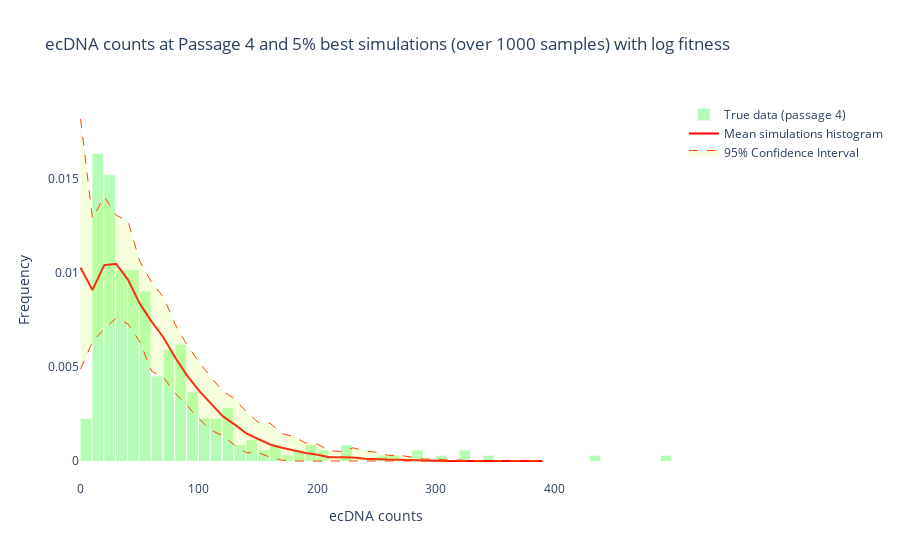

Notebook code for this chart:
### Code cell
plot_histograms_dict_overlay(dictionaries=top_simulations,
                             true_data=true_data, bin_size=10,
                             plot_ref=True, true_label='True data (passage 4)',
                             title=f'ecDNA counts at Passage 4 and {top_percent}% best simulations (over {n_samples} samples) with {fitness} fitness',
                             plot_avg=True, avg_color='red', avg_opacity=0.3,
                             confidence_level=5, CI_linecolor='orangered', CI_fillcolor='rgba(206, 255, 79, 0.2)',
                             plot_all=False,
                             labels=[""]*len(top_s_values), colors=['gold']*len(top_s_values), opacity=[0.3]*len(top_s_values),
                             save=True, filepath='plots/abc_best_simulations_p4.png')

### Figure 1 — Plotly figure (JSON) as saved in the notebook; plotly's stock layout.template omitted (floating-point values rounded to 4 significant figures; data arrays with more than 128 entries replaced by an {"elided": "..."} marker saying what was removed)
{"data": [{"histnorm": "probability density", "marker": {"color": "palegreen", "pattern": {"shape": ""}}, "name": "True data (passage 4)", "opacity": 0.7, "type": "histogram", "x": {"elided": "355 int values"}, "xbins": {"size": 10}}, {"line": {"color": "red", "width": 2}, "name": "Mean simulations histogram", "type": "scatter", "x": [0, 10, 20, 30, 40, 50, 60, 70, 80, 90, 100, 110, 120, 130, 140, 150, 160, 170, 180, 190, 200, 210, 220, 230, 240, 250, 260, 270, 280, 290, 300, 310, 320, 330, 340, 350, 360, 370, 380, 390, 390, 380, 370, 360, 350, 340, 330, 320, 310, 300, 290, 280, 270, 260, 250, 240, 230, 220, 210, 200, 190, 180, 170, 160, 150, 140, 130, 120, 110, 100, 90, 80, 70, 60, 50, 40, 30, 20, 10, 0], "y": [0.01027, 0.009094, 0.01042, 0.01048, 0.009644, 0.008368, 0.007414, 0.006566, 0.005486, 0.004544, 0.00374, 0.003048, 0.002384, 0.00195, 0.001474, 0.00117, 0.00088, 0.000708, 0.000564, 0.000424, 0.00033, 0.000204, 0.000196, 0.000182, 0.000126, 8.4e-05, 7.6e-05, 6.6e-05, 3.8e-05, 2.2e-05, 1.6e-05, 6e-06, 1e-05, 6e-06, 2e-06, 2e-06, 2e-06, 0, 0, 2e-06]}, {"fill": "toself", "fillcolor": "rgba(206, 255, 79, 0.2)", "line": {"color": "orangered", "dash": "dash", "width": 1}, "name": "95% Confidence Interval", "type": "scatter", "x": [0, 10, 20, 30, 40, 50, 60, 70, 80, 90, 100, 110, 120, 130, 140, 150, 160, 170, 180, 190, 200, 210, 220, 230, 240, 250, 260, 270, 280, 290, 300, 310, 320, 330, 340, 350, 360, 370, 380, 390, 390, 380, 370, 360, 350, 340, 330, 320, 310, 300, 290, 280, 270, 260, 250, 240, 230, 220, 210, 200, 190, 180, 170, 160, 150, 140, 130, 120, 110, 100, 90, 80, 70, 60, 50, 40, 30, 20, 10, 0], "y": [0.01818, 0.01291, 0.01405, 0.01306, 0.01276, 0.01062, 0.0095, 0.00872, 0.007255, 0.006165, 0.005255, 0.004455, 0.00373, 0.00331, 0.00262, 0.002055, 0.00201, 0.001455, 0.0013, 0.000955, 0.0009, 0.000555, 0.0005, 0.0007, 0.000555, 0.000455, 0.0003, 0.0003, 0.0002, 0.0001, 0.0001, 5.5e-05, 5.5e-05, 0, 0, 0, 0, 0, 0, 0, 0, 0, 0, 0, 0, 0, 0, 0, 0, 0, 0, 0, 0, 0, 0, 0, 0, 0, 0, 0, 0, 0, 4.5e-05, 0.0002, 0.000445, 0.000435, 0.000845, 0.001345, 0.001645, 0.002245, 0.002945, 0.00359, 0.004445, 0.00477, 0.006345, 0.00729, 0.00759, 0.007025, 0.006345, 0.00489]}], "layout": {"bargap": 0.1, "barmode": "overlay", "plot_bgcolor": "white", "title": {"text": "ecDNA counts at Passage 4 and 5% best simulations (over 1000 samples) with log fitness"}, "xaxis": {"title": {"text": "ecDNA counts"}}, "yaxis": {"title": {"text": "Frequency"}}}}
